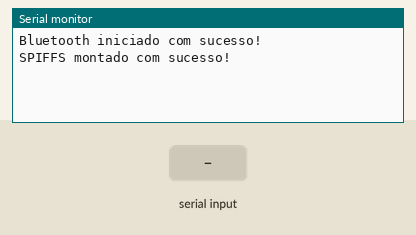
This sketch was run on a simulated ESP32. Shown: the last lines printed to the serial monitor. The test bench sets the inputs (shaded band). Storage starts empty; nothing arrives over Bluetooth unless stated.

Above: at 2.8 s.
2.9 s: "1" received over the second serial link
At 4.2 s:
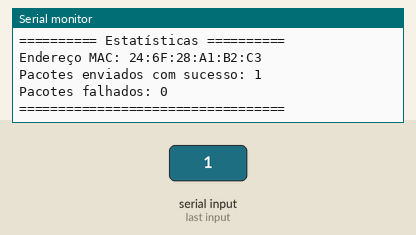
4.5 s: "0" received over the second serial link
At 5.4 s:
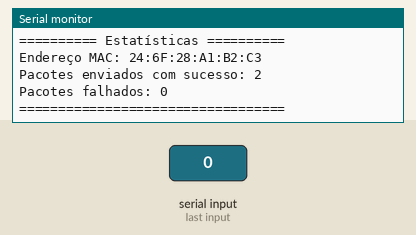
6.0 s: "2" received over the second serial link
At 7.0 s:
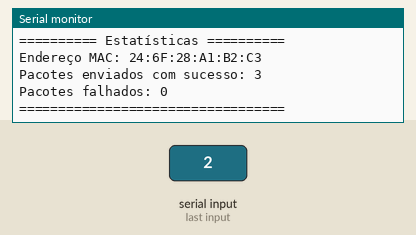

Measured:
- after the input at 2.9 s, the serial monitor: prints a new line after 0.14 s (image 1)
- after the input at 4.5 s, the serial monitor: prints a new line after 0.57 s (image 2)
- after the input at 6.0 s, the serial monitor: prints a new line after 0.09 s (image 3)

The sketch:

ESP_Receptor_BT2.ino
```cpp
#include <BluetoothSerial.h>
#include <FS.h>
#include <SPIFFS.h>

// Definição do objeto Bluetooth
BluetoothSerial SerialBT;

unsigned long startTime, endTime;
int packetCountSuccess = 0;
int packetCountFail = 0;
String macAddress;

void setup() {
  // Inicialização da Serial para monitoramento
  Serial.begin(115200);

  // Inicialização do Bluetooth
  if (!SerialBT.begin("ESP32_BT")) {
    Serial.println("Falha ao iniciar o Bluetooth");
    while (1);
  }
  Serial.println("Bluetooth iniciado com sucesso!");

  // Inicialização do SPIFFS
  if (!SPIFFS.begin(true)) {
    Serial.println("Falha ao montar o sistema de arquivos");
    while (1);
  }
  Serial.println("SPIFFS montado com sucesso!");

  // Captura o endereço MAC
  macAddress = getMACAddress();

  // Cria um arquivo de exemplo no SPIFFS
  createExampleFile("/example.txt", "Este é um exemplo de dados do arquivo");

  // Inicia o tempo de referência
  startTime = millis();
}

void loop() {
  // Verifica se há dados recebidos
  if (SerialBT.available()) {
    File file = SPIFFS.open("/received_data.txt", FILE_WRITE);
    if (!file) {
      Serial.println("Falha ao abrir o arquivo para escrita");
      return;
    }

    while (SerialBT.available()) {
      char receivedChar = SerialBT.read();
      file.write(receivedChar);
    }
    file.close();
    Serial.println("Dados recebidos e salvos no arquivo");

    // Atualiza contadores de pacotes recebidos
    packetCountSuccess++;

    // Imprime informações no monitor serial
    printStats();

    // Reinicia o tempo de referência
    startTime = millis();
  }

  delay(1000);
}

void createExampleFile(const char* path, const char* message) {
  File file = SPIFFS.open(path, FILE_WRITE);
  if (!file) {
    Serial.println("Falha ao abrir o arquivo para escrita");
    return;
  }
  file.print(message);
  file.close();
}

void printStats() {
  Serial.println("========== Estatísticas ==========");
  Serial.println("Endereço MAC: " + macAddress);
  Serial.println("Pacotes enviados com sucesso: " + String(packetCountSuccess));
  Serial.println("Pacotes falhados: " + String(packetCountFail));
  Serial.println("==================================");
}

String getMACAddress() {
  uint8_t baseMac[6];
  esp_read_mac(baseMac, ESP_MAC_BT);
  char baseMacChr[18] = {0};
  snprintf(baseMacChr, 18, "%02X:%02X:%02X:%02X:%02X:%02X", baseMac[0], baseMac[1], baseMac[2], baseMac[3], baseMac[4], baseMac[5]);
  return String(baseMacChr);
}
```
